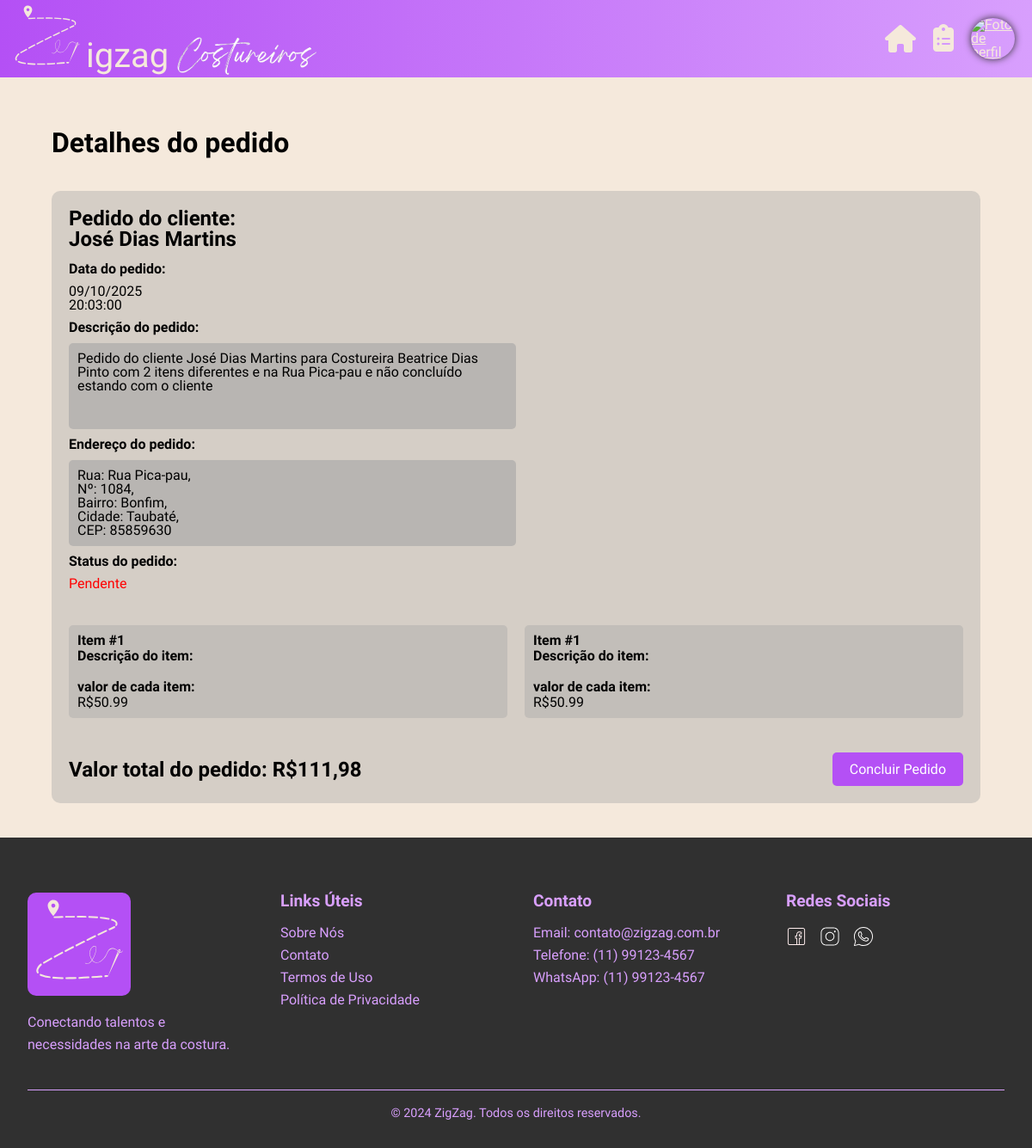
Page /costureiro/pedidos/detalhes/?id=1 (signed in) on the committed database.
### tables this page shows
CREATE TABLE IF NOT EXISTS tbl_cliente
(
    cli_id integer NOT NULL PRIMARY KEY AUTO_INCREMENT,

    cli_email varchar(320) NOT NULL,
    cli_senhaHash varchar(128) NOT NULL,

    cli_cpf bigint,
    cli_nome varchar(64),
    cli_nascimento date,
    cli_telefone bigint,

    cli_perfil varchar(255) DEFAULT 'default.png'
);

CREATE TABLE IF NOT EXISTS tbl_pedido
(
    ped_id integer NOT NULL PRIMARY KEY AUTO_INCREMENT,

    ped_data date,
    ped_horario time,

    ped_descricao text,

    ped_viagens tinyint DEFAULT 0,
    ped_concluido tinyint DEFAULT 0,

    cli_id integer,
    FOREIGN KEY (cli_id)
    REFERENCES tbl_cliente(cli_id)
    ON DELETE SET NULL,

    end_id integer,
    FOREIGN KEY (end_id)
    REFERENCES tbl_endereco_cliente(end_id)
    ON DELETE SET NULL
);

CREATE TABLE IF NOT EXISTS tbl_endereco_cliente
(
    end_id integer NOT NULL PRIMARY KEY AUTO_INCREMENT,

    end_rua varchar(64),
    end_bairro varchar(32),
    end_numero int,
    end_complemento tinytext,
    end_cidade varchar(32),
    end_estado varchar(2),
    end_cep int,

    cli_id integer NOT NULL,
    FOREIGN KEY (cli_id) 
    REFERENCES tbl_cliente(cli_id)
    ON DELETE CASCADE

);

CREATE TABLE IF NOT EXISTS tbl_item
(
    ite_id integer NOT NULL PRIMARY KEY AUTO_INCREMENT,

    ite_descricao text,

    cat_id integer,
    FOREIGN KEY (cat_id) 
    REFERENCES tbl_catalogo(cat_id)
    ON DELETE SET NULL,

    ped_id integer NOT NULL,
    FOREIGN KEY (ped_id) 
    REFERENCES tbl_pedido(ped_id)
    ON DELETE CASCADE
);

CREATE TABLE IF NOT EXISTS tbl_catalogo
(
    cat_id integer NOT NULL PRIMARY KEY AUTO_INCREMENT,

    cat_descricao text,
    cat_valor decimal(5,2),

    cos_id integer,
    FOREIGN KEY (cos_id)
    REFERENCES tbl_costureiro(cos_id)
    ON DELETE SET NULL,

    pec_id integer NOT NULL,
    FOREIGN KEY (pec_id)
    REFERENCES tbl_peca(pec_id),

    ser_id integer NOT NULL,
    FOREIGN KEY (ser_id)
    REFERENCES tbl_servico(ser_id)
);

### web/costureiro/pedidos/bancoPedidos.php (called while the page is built, shortened)
<?php
function exibirPedidos($conexao, $ped_id)
{
    $query = "SELECT *
            FROM tbl_pedido
                    JOIN tbl_item ON tbl_pedido.ped_id = tbl_item.ped_id
                    JOIN tbl_catalogo ON tbl_item.cat_id = tbl_catalogo.cat_id
                    JOIN tbl_costureiro ON tbl_catalogo.cos_id = tbl_costureiro.cos_id
                    JOIN tbl_cliente ON tbl_pedido.cli_id = tbl_cliente.cli_id
                    JOIN tbl_endereco_cliente ON tbl_pedido.end_id = tbl_endereco_cliente.end_id
                    WHERE tbl_pedido.ped_id = $ped_id";
    $sqlexecutar = mysqli_query($conexao, $query);
    $resultado = mysqli_fetch_all($sqlexecutar, MYSQLI_ASSOC);
    return $resultado;
}

### web/costureiro/pedidos/detalhes/index.php (the view, shortened to what this page needs)
<!DOCTYPE html>
<html lang="pt-br">
<head>
    <link rel="stylesheet" href="detalhes.css" />
    <link rel="stylesheet" href="../../home.css" />
    <link rel="stylesheet" href="https://unpkg.com/leaflet@1.9.4/dist/leaflet.css" />
    <?php session_start();
    $ped_id = $_GET['id'];
    require_once '../../../conexao.php';
    require_once '../bancoPedidos.php';
    $exibirPedidos = exibirPedidos($conexao, $ped_id);
    $datadoPedido = $exibirPedidos[0]["ped_data"];
    $data = date("d/m/Y", strtotime($datadoPedido));
    ?>
</head>
<body>
    <header class="top">
        <div class="header_logo">
            <a href="../../"><img class="logo_header" src="../../../assets/svg/logo.svg" width="90" height="90"
                    alt="Logo ZigZag">
                <p class="zigzag_txt">igzag</p>
                <img class="cost_text" src="../../../assets\images\cost_img\ZigZag.png" alt="cliente">
            </a>
        </div>
        <nav class="nav_header">
        </nav>
        <a class="icon" href="../../"><i class="fa-solid fa-house fa-2x"></i></a>
        <a class="icon" href="../../pedidos"><i class="fa-duotone fa-solid fa-clipboard-list fa-2xl" style="--fa-primary-color: #b450f5; --fa-secondary-color: #f5e9db;"></i></a>
        <a class="icon" href="../../perfil/"><img
                class="icon_img_perfil"
                src="../../../assets/uploads/profilepictures/<?php echo $_SESSION["cos_perfil"]; ?>"
                alt="Foto de perfil" />
        </a>
    </header>
    <div class="container-pedidos">
        <h1>Detalhes do pedido</h1>
        <div class="detalhes">
            <div class="info-detalhes">
                <h3>Pedido do cliente: <br> <?php echo $exibirPedidos[0]["cli_nome"]; ?></h3>
                <h4>Data do pedido: </h4>
                <p><?php echo $data . "<br>" . $exibirPedidos[0]["ped_horario"]; ?></p>
                <h4>Descrição do pedido: </h4>
                <p class="text-detalhes"><?php echo $exibirPedidos[0]["ped_descricao"]; ?></p>
                <h4>Endereço do pedido: </h4>
                <p class="text-detalhes">
                    <?php
                    echo
                    "Rua: " . $exibirPedidos[0]["end_rua"] . ",<br> " .
                        "Nº: " . $exibirPedidos[0]["end_numero"] . ",<br> " .
                        "Bairro: " . $exibirPedidos[0]["end_bairro"] . ",<br> " .
                        "Cidade: " . $exibirPedidos[0]["end_cidade"] . ",<br> " .
                        "CEP: " . $exibirPedidos[0]["end_cep"];
                    ?>
                <h4> Status do pedido:</h4>
                <?php
                if ($exibirPedidos[0]["ped_concluido"] == 0) {
                    echo "<p style='color: red;'>Pendente</p>";
                } else {
                    echo "<p style='color: green;'>Concluído</p>";
                }
                ?>
            </div>
            <div class="grid-items">
                <?php
                foreach ($exibirPedidos as $linha) {
                    $exibirPedidos = exibirPedidos($conexao, $linha['ped_id']);
                ?>
                    <div class="pedido-info">
                        <?php echo "<h2>Item #" . $exibirPedidos[0]["ite_id"] . "</h2>"; ?>
                        <h3>Descrição do item:</h3>
                        <p><?php echo $exibirPedidos[0]["ite_descricao"]; ?></p><br>
                        <h3>valor de cada item:</h3>
                        <p>R$<?php echo $exibirPedidos[0]["cat_valor"]; ?></p>
                    </div>
                <?php
                    $soma = 0;
                    foreach ($exibirPedidos as $valor) {
                        $soma += $valor['cat_valor'];
                    }
                }
                ?>
            </div>
            <div class="footer-pedido">
                <p class="total-pedido">Valor total do pedido: R$<?php echo number_format($soma, 2, ',', '.'); ?></p>
                <form action="concluir.php" method="POST">
                    <button type="submit" class="btn-concluir">Concluir Pedido</button>
            </div>
        </div>
    </div>
    <footer class="footer">
        <div class="container">
            <div class="footer-content">
                <div class="footer-section">
                    <img
                        src="../../../assets/svg/logo.svg"
                        alt="ZigZag Logo"
                        class="footer-logo" />
                    <p>Conectando talentos e necessidades na arte da costura.</p>
                </div>
                <div class="footer-section">
                    <h3>Links Úteis</h3>
                    <ul>
                        <li><a href="../../#sobre">Sobre Nós</a></li>
                        <li><a href="../../#contato">Contato</a></li>
                        <li><a href="../../../">Termos de Uso</a></li>
                        <li><a href="../../../">Política de Privacidade</a></li>
                    </ul>
                </div>
                <div class="footer-section">
                    <h3>Contato</h3>
                    <ul>
                        <li>Email: contato@zigzag.com.br</li>
                        <li>Telefone: (11) 99123-4567</li>
                        <li>WhatsApp: (11) 99123-4567</li>
                    </ul>
                </div>
                <div class="footer-section">
                    <h3>Redes Sociais</h3>
                    <div class="social-links">
                        <a href="#"><img src="../../../assets/svg/facebook.svg" alt="Facebook" /></a>
                        <a href="https://www.instagram.com/zigzag_ltda"><img src="../../../assets/svg/instagram.svg" alt="Instagram" /></a>
                        <a href="#"><img src="../../../assets/svg/whatsapp.svg" alt="WhatsApp" /></a>
                    </div>
                </div>
            </div>
            <div class="footer-bottom">
                <p>&copy; 2024 ZigZag. Todos os direitos reservados.</p>
            </div>
        </div>
    </footer>
</body>
</html>

### web/costureiro/pedidos/detalhes/detalhes.css (style rules this page uses)
* { margin: 0; padding: 0; border: 0; font-size: 100%; font-family: "Iansui", cursive; cursor: default; box-sizing: border-box; vertical-align: baseline; }
article, aside, details, figcaption, figure, footer, header, hgroup, menu, nav, section { display: block; }
:root { --vermelho-erro: #f73151; --roxo-principal: #b450f5; --roxo-claro: #d89ffd; --roxo-mais-claro: #e7cef6; --preto: #303030; --cinza-escuro: #545454; --cinza: #a6a6a6; --bege: #f5e9dc; --bege-claro: #f5e9db; --amarelo: #edbd44; --mobile-pequeno: 320px; --mobile-normal: 480px; --tablet: 768px; --notebook: 1024px; --desktop: 1280px; --ultra-wide: 1440px; }
html, body { width: 100%; position: relative; }
body { line-height: 1; background-color: var(--bege); overflow-x: hidden; }
ol, ul { list-style: none; }
.detalhes { margin: 20px; border-radius: 10px; background-color: #a6a6a667; min-width: 100px; min-height: 200px; }
.text-detalhes { background-color: #a6a6a699; padding: 10px; border-radius: 5px; min-height: 100px; }
.grid-items { display: grid; grid-template-columns: repeat(auto-fit, minmax(300px, 1fr)); gap: 20px; padding: 20px; }
.footer-pedido { display: flex; justify-content: space-between; align-items: center; }
.total-pedido { font-size: 1.5rem; font-weight: bold; padding: 20px; }

### web/costureiro/home.css (style rules this page uses)
* { margin: 0; padding: 0; border: 0; font-size: 100%; font-family: "Iansui", cursive; cursor: default; box-sizing: border-box; vertical-align: baseline; }
article, aside, details, figcaption, figure, footer, header, hgroup, menu, nav, section { display: block; }
:root { --roxo-principal: #b450f5; --roxo-claro: #d89ffd; --roxo-mais-claro: #e7cef6; --preto: #303030; --cinza-escuro: #545454; --cinza: #a6a6a6; --bege: #f5e9dc; --bege-claro: #f5e9db; --amarelo: #edbd44; --mobile-pequeno: 320px; --mobile-normal: 480px; --tablet: 768px; --notebook: 1024px; --desktop: 1280px; --ultra-wide: 1440px; }
html, body { width: 100%; position: relative; }
body { line-height: 1; background-color: var(--bege); overflow-x: hidden; }
ol, ul { list-style: none; }
.top { background: linear-gradient(90deg, var(--roxo-principal), var(--roxo-claro)); width: 100%; display: flex; box-sizing: border-box; }
.header_logo a { text-decoration: none; display: flex; }
.cost_text { width: max-content; height: 90px; scale: 0.5; margin: 0 0 -20px -80px; align-self: flex-end; }
.nav_header { width: 100%; display: flex; justify-content: space-around; align-items: center; flex-wrap: wrap; padding: 0 10px; box-sizing: border-box; }
.zigzag_txt { color: #f5e9db; font-family: "Iansui"; font-size: 40px; align-self: last baseline; margin: 0 0 5px 0; }
.logo_header { cursor: pointer; margin-left: 10px; transition: all 0.3s ease }
.icon { align-self: center; padding-right: 20px; color: #f5e9db; transition: all 0.3s ease; }
.icon::after { content: ""; position: absolute; width: 0; height: 2px; left: 50%; bottom: 0; background-color: var(--bege-claro); transition: all 1s ease; transform: translateX(-50%); }
.icon_img_perfil { object-fit: cover; width: 48px; height: 48px; border-radius: 100%; justify-content: center; box-shadow: #303030 0px 0px 8px; }
.footer { width: 100%; background-color: var(--preto); padding: 4rem 0 2rem; }
.footer-logo { background-color: var(--roxo-principal); border-radius: 10px; transition: all 0.3s ease; }
.footer .container { max-width: 1200px; margin: 0 auto; padding: 0 2rem; }
.footer-content { display: grid; grid-template-columns: repeat(4, 1fr); gap: 40px; margin-bottom: 40px; }
.footer-section h3 { color: var(--roxo-claro); margin-bottom: 20px; font-size: 1.2em; }
.footer-logo { width: 120px; margin-bottom: 15px; }
.footer-section p { color: var(--roxo-claro); line-height: 1.6; }
.footer-section ul { list-style: none; padding: 0; color: var(--roxo-claro); }
.footer-section ul li { margin-bottom: 10px; }
.footer-section ul li a { color: var(--roxo); text-decoration: none; transition: color 0.3s ease; cursor: pointer; }
.social-links { display: flex; gap: 15px; }
.social-links img { width: 24px; height: 24px; transition: transform 0.3s ease; cursor: pointer; }
.footer-bottom { text-align: center; padding-top: 20px; border-top: 1px solid var(--roxo-claro); }
.footer-bottom p { color: var(--roxo-claro); font-size: 0.9em; }

### rows in the picture
tbl_cliente: cli_nome "José Dias Martins"
tbl_pedido: ped_data "09/10/2025", ped_horario "20:03:00", ped_descricao "Pedido do cliente José Dias Martins para Costureira Beatrice Dias Pinto com 2 itens diferentes e na Rua Pica-pau e não concluído estando com o cliente", tbl_item.ite_id "1", tbl_catalogo.cat_valor "50.99"
tbl_endereco_cliente: end_rua "Rua Pica-pau", end_numero "1084", end_bairro "Bonfim", end_cidade "Taubaté", end_cep "85859630"

### other values in the picture
$soma "111,98"
